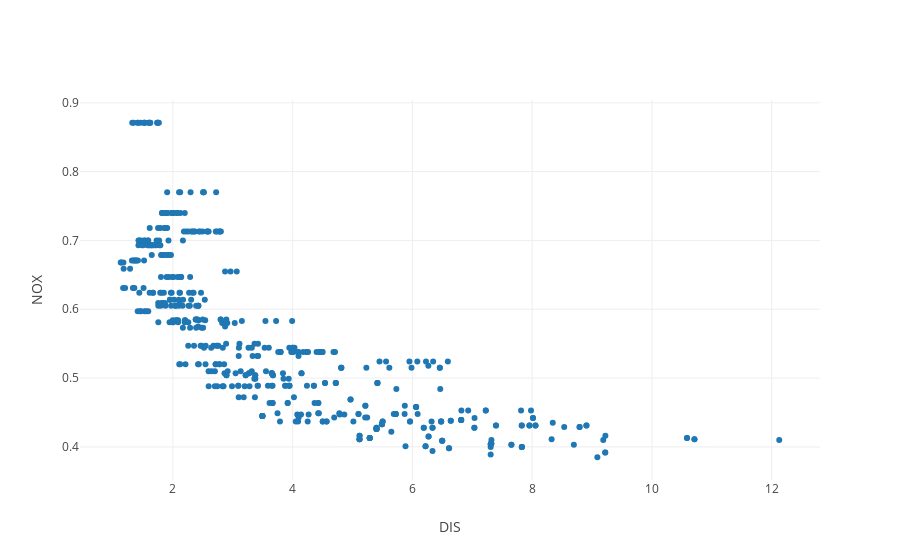

Write notebook code for a chart like this one.
### Markdown cell above
### The spearman correlation

### Code cell
from graph import trace_values, plot
trace = trace_values(df_reduced.DIS, df_reduced.NOX)
plot([trace], layout = {'xaxis': {'title': 'DIS'}, 'yaxis': {'title': 'NOX'}})

### Figure 1 — Plotly figure (JSON) as saved in the notebook; plotly's stock layout.template omitted (floating-point values rounded to 4 significant figures; data arrays with more than 128 entries replaced by an {"elided": "..."} marker saying what was removed)
{"data": [{"mode": "markers", "name": "data", "text": [], "type": "scatter", "uid": "0a876b32-b0a5-4254-8742-51a77c7e1ce2", "x": {"elided": "506 float values"}, "y": {"elided": "506 float values"}}], "layout": {"autosize": true, "xaxis": {"autorange": true, "range": [0.449, 12.81], "title": {"text": "DIS"}, "type": "linear"}, "yaxis": {"autorange": true, "range": [0.3494, 0.9066], "title": {"text": "NOX"}, "type": "linear"}}}
